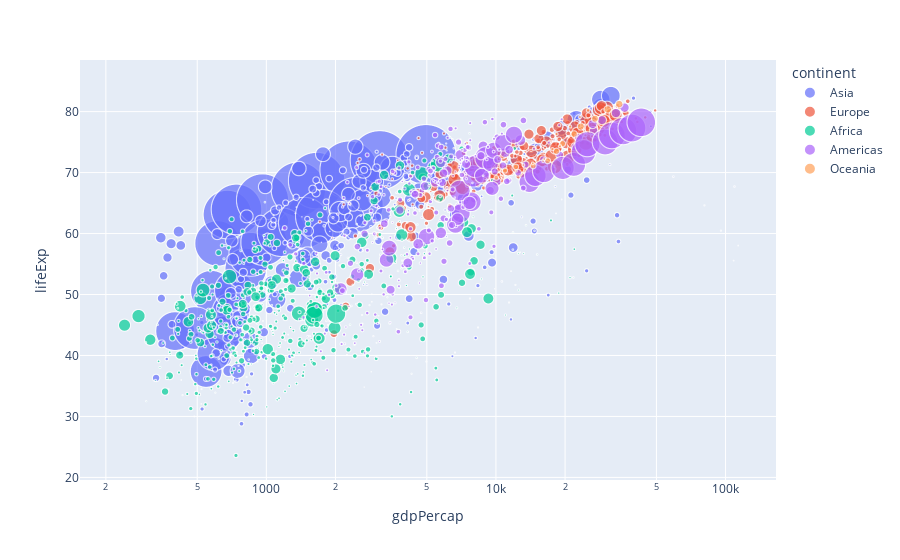

The notebook cell this image was saved under:
### Code cell
fig = px.scatter(gapminder_df, x="gdpPercap", y="lifeExp", hover_name="country", color="continent", size="pop", size_max=60, log_x=True)
fig.show()

### Figure 1 — Plotly figure (JSON) as saved in the notebook; plotly's stock layout.template omitted (floating-point values rounded to 4 significant figures; data arrays with more than 128 entries replaced by an {"elided": "..."} marker saying what was removed)
{"data": [{"hovertemplate": "<b>%{hovertext}</b><br><br>continent=Asia<br>gdpPercap=%{x}<br>lifeExp=%{y}<br>pop=%{marker.size}<extra></extra>", "hovertext": {"elided": "396 str values"}, "legendgroup": "Asia", "marker": {"color": "#636efa", "size": {"elided": "396 int values"}, "sizemode": "area", "sizeref": 366300.0, "symbol": "circle"}, "mode": "markers", "name": "Asia", "showlegend": true, "type": "scattergl", "x": {"elided": "396 float values"}, "xaxis": "x", "y": {"elided": "396 float values"}, "yaxis": "y"}, {"hovertemplate": "<b>%{hovertext}</b><br><br>continent=Europe<br>gdpPercap=%{x}<br>lifeExp=%{y}<br>pop=%{marker.size}<extra></extra>", "hovertext": {"elided": "360 str values"}, "legendgroup": "Europe", "marker": {"color": "#EF553B", "size": {"elided": "360 int values"}, "sizemode": "area", "sizeref": 366300.0, "symbol": "circle"}, "mode": "markers", "name": "Europe", "showlegend": true, "type": "scattergl", "x": {"elided": "360 float values"}, "xaxis": "x", "y": {"elided": "360 float values"}, "yaxis": "y"}, {"hovertemplate": "<b>%{hovertext}</b><br><br>continent=Africa<br>gdpPercap=%{x}<br>lifeExp=%{y}<br>pop=%{marker.size}<extra></extra>", "hovertext": {"elided": "624 str values"}, "legendgroup": "Africa", "marker": {"color": "#00cc96", "size": {"elided": "624 int values"}, "sizemode": "area", "sizeref": 366300.0, "symbol": "circle"}, "mode": "markers", "name": "Africa", "showlegend": true, "type": "scattergl", "x": {"elided": "624 float values"}, "xaxis": "x", "y": {"elided": "624 float values"}, "yaxis": "y"}, {"hovertemplate": "<b>%{hovertext}</b><br><br>continent=Americas<br>gdpPercap=%{x}<br>lifeExp=%{y}<br>pop=%{marker.size}<extra></extra>", "hovertext": {"elided": "300 str values"}, "legendgroup": "Americas", "marker": {"color": "#ab63fa", "size": {"elided": "300 int values"}, "sizemode": "area", "sizeref": 366300.0, "symbol": "circle"}, "mode": "markers", "name": "Americas", "showlegend": true, "type": "scattergl", "x": {"elided": "300 float values"}, "xaxis": "x", "y": {"elided": "300 float values"}, "yaxis": "y"}, {"hovertemplate": "<b>%{hovertext}</b><br><br>continent=Oceania<br>gdpPercap=%{x}<br>lifeExp=%{y}<br>pop=%{marker.size}<extra></extra>", "hovertext": ["Australia", "Australia", "Australia", "Australia", "Australia", "Australia", "Australia", "Australia", "Australia", "Australia", "Australia", "Australia", "New Zealand", "New Zealand", "New Zealand", "New Zealand", "New Zealand", "New Zealand", "New Zealand", "New Zealand", "New Zealand", "New Zealand", "New Zealand", "New Zealand"], "legendgroup": "Oceania", "marker": {"color": "#FFA15A", "size": [8691212, 9712569, 10794968, 11872264, 13177000, 14074100, 15184200, 16257249, 17481977, 18565243, 19546792, 20434176, 1994794, 2229407, 2488550, 2728150, 2929100, 3164900, 3210650, 3317166, 3437674, 3676187, 3908037, 4115771], "sizemode": "area", "sizeref": 366300.0, "symbol": "circle"}, "mode": "markers", "name": "Oceania", "showlegend": true, "type": "scattergl", "x": [10040.0, 10950.0, 12220.0, 14530.0, 16790.0, 18330.0, 19480.0, 21890.0, 23420.0, 27000.0, 30690.0, 34440.0, 10560.0, 12250.0, 13180.0, 14460.0, 16050.0, 16230.0, 17630.0, 19010.0, 18360.0, 21050.0, 23190.0, 25190.0], "xaxis": "x", "y": [69.12, 70.33, 70.93, 71.1, 71.93, 73.49, 74.74, 76.32, 77.56, 78.83, 80.37, 81.23, 69.39, 70.26, 71.24, 71.52, 71.89, 72.22, 73.84, 74.32, 76.33, 77.55, 79.11, 80.2], "yaxis": "y"}], "layout": {"legend": {"itemsizing": "constant", "title": {"text": "continent"}, "tracegroupgap": 0}, "margin": {"t": 60}, "xaxis": {"anchor": "y", "domain": [0, 1], "title": {"text": "gdpPercap"}, "type": "log"}, "yaxis": {"anchor": "x", "domain": [0, 1], "title": {"text": "lifeExp"}}}}
